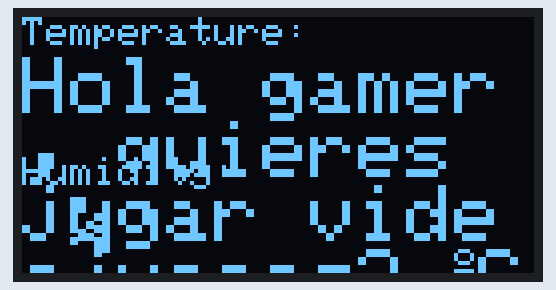
Recording of a sketch running on a simulated Arduino Uno, built with avr-gcc and run on an emulated ATmega328P. On the bench: 128×64 one-colour display.

Above: at 1.1 s.

The sketch:

MI-visi_n-del-tema.ino
```cpp
#include <SPI.h>
#include <Wire.h>
#include <Adafruit_GFX.h>
#include <Adafruit_SSD1306.h>

#define OLED_RESET     -1 // Reset pin # (or -1 if sharing Arduino reset pin)
#define SCREEN_ADDRESS 0x3C ///< See datasheet for Address; 0x3D for 128x64, 0x3C for 128x32
#define SCREEN_WIDTH 128 // OLED display width, in pixels
#define SCREEN_HEIGHT 64 // OLED display height, in pixels

Adafruit_SSD1306 display(SCREEN_WIDTH, SCREEN_HEIGHT, &Wire, OLED_RESET);


void setup() {
    Wire.begin();
  Serial.begin(9600);
  delay(1000);
  display.clearDisplay();
  display.setTextColor(WHITE);
}

void loop() {
  display.clearDisplay();
  // display temperature
  display.setTextSize(1);
  display.setCursor(0,0);
  display.print("Temperature: ");
  display.setTextSize(2);
  display.setCursor(0,10);
  display.print("Hola gamer, quieres jugar videojuegos?");
  display.print(" ");
  display.setTextSize(1);
  display.cp437(true);
  display.write(167);
  display.setTextSize(2);
  display.print("C");

  // display humidity
  display.setTextSize(1);
  display.setCursor(0, 35);
  display.print("Humidity: ");
  display.setTextSize(2);
  display.setCursor(0, 45);
  display.print(" %");
  display.display();
  delay(1000);
}
```
